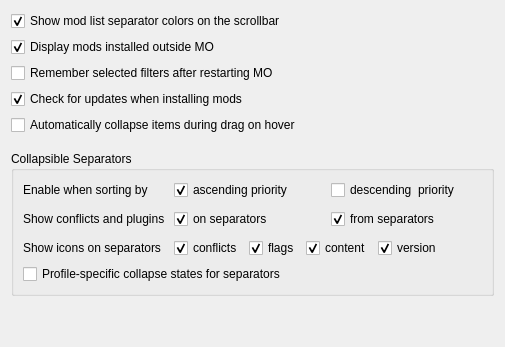
     <widget class="QWidget" name="uiTab">
      <property name="accessibleName">
       <string/>
      </property>
      <attribute name="title">
       <string>Mod List</string>
      </attribute>
      <layout class="QVBoxLayout" name="verticalLayout_19">
       <item>
        <widget class="QWidget" name="widget_11" native="true">
         <layout class="QVBoxLayout" name="verticalLayout_21">
          <property name="leftMargin">
           <number>0</number>
          </property>
          <property name="topMargin">
           <number>0</number>
          </property>
          <property name="rightMargin">
           <number>0</number>
          </property>
          <property name="bottomMargin">
           <number>0</number>
          </property>
          <item>
           <widget class="QCheckBox" name="colorSeparatorsBox">
            <property name="toolTip">
             <string>Colors set on separators will also be shown in the mod list scrollbar at the location of the separator. This can be useful for quickly navigating to a specific separator.</string>
            </property>
            <property name="whatsThis">
             <string>Colors set on separators will also be shown in the mod list scrollbar at the location of the separator. This can be useful for quickly navigating to a specific separator.</string>
            </property>
            <property name="text">
             <string>Show mod list separator colors on the scrollbar</string>
            </property>
            <property name="checked">
             <bool>true</bool>
            </property>
           </widget>
          </item>
          <item>
           <widget class="QCheckBox" name="displayForeignBox">
            <property name="toolTip">
             <string>Disable this to no longer display mods installed outside MO in the mod list (left pane). Assets from those mods will then be treated as having lowest mod priority together with the original game content.</string>
            </property>
            <property name="whatsThis">
             <string>By default Mod Organizer will display esp+bsa bundles installed with foreign tools as mods (left pane). This allows you to control their priority in relation to other mods. This is particularly useful if you also use Steam Workshop to install mods.
However, if you installed loose file mods outside MO which conflict with BSAs also installed outside MO those conflicts can't be resolved correctly.

If you disable this feature, MO will only display official DLCs this way. Please note that plugins (esps, esms, and esls) displayed in the right pane are completely unaffected by this feature.</string>
            </property>
            <property name="text">
             <string>Display mods installed outside MO</string>
            </property>
            <property name="checked">
             <bool>true</bool>
            </property>
           </widget>
          </item>
          <item>
           <widget class="QCheckBox" name="saveFiltersBox">
            <property name="toolTip">
             <string>Save the current filters when closing MO2 and restore them on startup.</string>
            </property>
            <property name="whatsThis">
             <string>Save the current filters when closing MO2 and restore them on startup.</string>
            </property>
            <property name="text">
             <string>Remember selected filters after restarting MO</string>
            </property>
           </widget>
          </item>
          <item>
           <widget class="QCheckBox" name="checkUpdateInstallBox">
            <property name="toolTip">
             <string>Check if updates are available for mods after installing them.</string>
            </property>
            <property name="whatsThis">
             <string>Check if updates are available for mods after installing them.</string>
            </property>
            <property name="text">
             <string>Check for updates when installing mods</string>
            </property>
            <property name="checked">
             <bool>true</bool>
            </property>
           </widget>
          </item>
          <item>
           <widget class="QCheckBox" name="autoCollapseDelayBox">
            <property name="toolTip">
             <string>Automatically collapse separators, categories or nexus ids after a delay when hovering them during drag.</string>
            </property>
            <property name="whatsThis">
             <string>Automatically collapse separators, categories or nexus ids after a delay when hovering them during drag.</string>
            </property>
            <property name="text">
             <string>Automatically collapse items during drag on hover</string>
            </property>
           </widget>
          </item>
         </layout>
        </widget>
       </item>
       <item>
        <spacer name="verticalSpacer_5">
         <property name="orientation">
          <enum>Qt::Vertical</enum>
         </property>
         <property name="sizeType">
          <enum>QSizePolicy::Fixed</enum>
         </property>
         <property name="sizeHint" stdset="0">
          <size>
           <width>20</width>
           <height>10</height>
          </size>
         </property>
        </spacer>
       </item>
       <item>
        <widget class="QGroupBox" name="collapsibleSeparatorsWidget">
         <property name="title">
          <string>Collapsible Separators</string>
         </property>
         <property name="flat">
          <bool>false</bool>
         </property>
         <property name="checkable">
          <bool>false</bool>
         </property>
         <property name="checked">
          <bool>false</bool>
         </property>
         <layout class="QVBoxLayout" name="verticalLayout_17">
          <item>
           <layout class="QGridLayout" name="gridLayout_9">
            <property name="verticalSpacing">
             <number>9</number>
            </property>
            <item row="5" column="1">
             <widget class="QCheckBox" name="collapsibleSeparatorsHighlightToBox">
              <property name="toolTip">
               <string>Highlight collapsed separators based on conflicts and plugins from mods inside them.</string>
              </property>
              <property name="whatsThis">
               <string>Highlight collapsed separators based on conflicts and plugins from mods inside them.</string>
              </property>
              <property name="text">
               <string>on separators</string>
              </property>
              <property name="checked">
               <bool>true</bool>
              </property>
             </widget>
            </item>
            <item row="1" column="0">
             <widget class="QLabel" name="collapsibleSeparatorsLabel">
              <property name="text">
               <string>Enable when sorting by</string>
              </property>
             </widget>
            </item>
            <item row="5" column="0">
             <widget class="QLabel" name="label_34">
              <property name="text">
               <string>Show conflicts and plugins </string>
              </property>
             </widget>
            </item>
            <item row="5" column="2">
             <widget class="QCheckBox" name="collapsibleSeparatorsHighlightFromBox">
              <property name="toolTip">
               <string>When selecting a collapsed separator, highlight conflicting mods and plugins from mods inside the separator.</string>
              </property>
              <property name="whatsThis">
               <string>When selecting a collapsed separator, highlight conflicting mods and plugins from mods inside the separator.</string>
              </property>
              <property name="text">
               <string>from separators</string>
              </property>
              <property name="checked">
               <bool>true</bool>
              </property>
             </widget>
            </item>
            <item row="1" column="1">
             <widget class="QCheckBox" name="collapsibleSeparatorsAscBox">
              <property name="text">
               <string>ascending priority</string>
              </property>
              <property name="checked">
               <bool>true</bool>
              </property>
             </widget>
            </item>
            <item row="1" column="2">
             <widget class="QCheckBox" name="collapsibleSeparatorsDscBox">
              <property name="text">
               <string>descending  priority</string>
              </property>
             </widget>
            </item>
            <item row="8" column="0">
             <widget class="QLabel" name="label_35">
              <property name="text">
               <string>Show icons on separators</string>
              </property>
             </widget>
            </item>
            <item row="8" column="1" colspan="2">
             <widget class="QWidget" name="widget_4" native="true">
              <layout class="QHBoxLayout" name="horizontalLayout_7">
               <property name="leftMargin">
                <number>0</number>
               </property>
               <property name="topMargin">
                <number>0</number>
               </property>
               <property name="rightMargin">
                <number>0</number>
               </property>
               <property name="bottomMargin">
                <number>0</number>
               </property>
               <item>
                <widget class="QCheckBox" name="collapsibleSeparatorsIconsConflictsBox">
                 <property name="text">
                  <string>conflicts</string>
                 </property>
                 <property name="checked">
                  <bool>true</bool>
                 </property>
                </widget>
               </item>
               <item>
                <widget class="QCheckBox" name="collapsibleSeparatorsIconsFlagsBox">
                 <property name="text">
                  <string>flags</string>
                 </property>
                 <property name="checked">
                  <bool>true</bool>
                 </property>
                </widget>
               </item>
               <item>
                <widget class="QCheckBox" name="collapsibleSeparatorsIconsContentsBox">
                 <property name="text">
                  <string>content</string>
                 </property>
                 <property name="checked">
                  <bool>true</bool>
                 </property>
                </widget>
               </item>
               <item>
                <widget class="QCheckBox" name="collapsibleSeparatorsIconsVersionBox">
                 <property name="text">
                  <string>version</string>
                 </property>
                 <property name="checked">
                  <bool>true</bool>
                 </property>
                </widget>
               </item>
               <item>
                <spacer name="horizontalSpacer_3">
                 <property name="orientation">
                  <enum>Qt::Horizontal</enum>
                 </property>
                 <property name="sizeHint" stdset="0">
                  <size>
                   <width>40</width>
                   <height>20</height>
                  </size>
                 </property>
                </spacer>
               </item>
              </layout>
             </widget>
            </item>
           </layout>
          </item>
          <item>
           <widget class="QCheckBox" name="collapsibleSeparatorsPerProfileBox">
            <property name="toolTip">
             <string>Do not share the collapse/expanded state of separators between profiles.</string>
            </property>
            <property name="whatsThis">
             <string>Do not share the collapse/expanded state of separators between profiles.</string>
            </property>
            <property name="text">
             <string>Profile-specific collapse states for separators</string>
            </property>
           </widget>
          </item>
         </layout>
        </widget>
       </item>
       <item>
        <spacer name="verticalSpacer_13">
         <property name="orientation">
          <enum>Qt::Vertical</enum>
         </property>
         <property name="sizeHint" stdset="0">
          <size>
           <width>20</width>
           <height>40</height>
          </size>
         </property>
        </spacer>
       </item>
      </layout>
     </widget>
